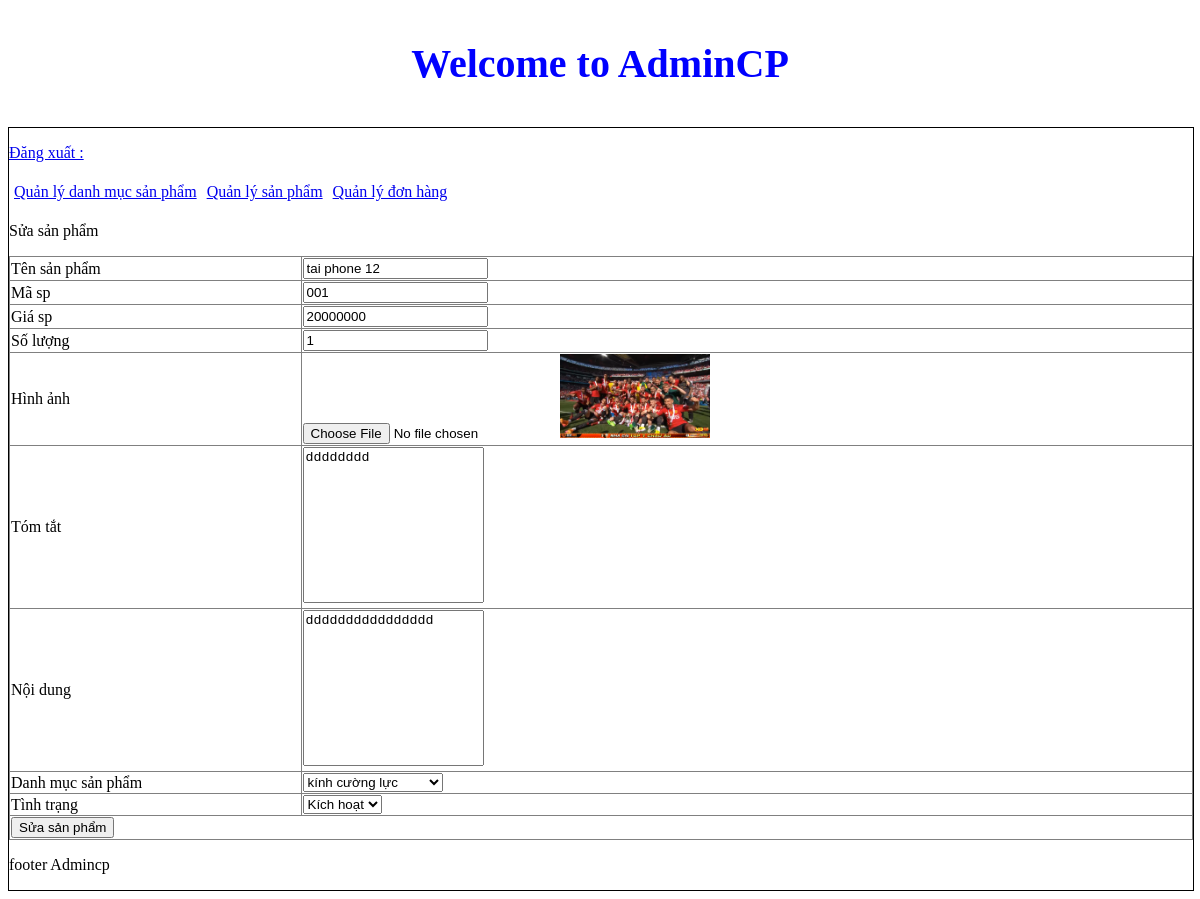
The page /admincp/index.php?action=quanlysp&query=sua&idsanpham=9 on the database its author committed.
### tables this page shows
CREATE TABLE `tbl_sanpham` (
  `id_sanpham` int(1) NOT NULL,
  `tensanpham` varchar(250) NOT NULL,
  `masp` varchar(100) NOT NULL,
  `giasp` varchar(50) NOT NULL,
  `soluong` int(11) NOT NULL,
  `hinhanh` varchar(50) NOT NULL,
  `tomtat` tinytext NOT NULL,
  `noidung` text NOT NULL,
  `tinhtrang` int(11) NOT NULL,
  `id_danhmuc` int(11) NOT NULL
);

### admincp/modules/quanlysp/sua.php (the view, shortened to what this page needs)
<?php
     $sql_sua_sp = "SELECT * FROM tbl_sanpham WHERE id_sanpham='$_GET[idsanpham]' LIMIT  1";
     $query_sua_sp = mysqli_query($mysqli,$sql_sua_sp);
?>
<p>Sửa sản phẩm</p>
<table border="1" width="100%" style="border-collapse: collapse;">
<?php
  while($row = mysqli_fetch_array($query_sua_sp)) {
?>
    <form method="POST" action="modules/quanlysp/xuly.php?idsanpham=<?php echo $row['id_sanpham'] ?>" enctype="multipart/form-data">
  <tr>
    <td>Tên sản phẩm</td>
    <td><input type="text" value="<?php echo $row['tensanpham'] ?>" name="tensanpham"></td>
  </tr>
  <tr>
    <td>Mã sp</td>
    <td><input type="text" value="<?php echo $row['masp'] ?>" name="masp"></td>
  </tr>
  <tr>
    <td>Giá sp</td>
    <td><input type="text" value="<?php echo $row['giasp'] ?>" name="giasp"></td>
  </tr>
  <tr>
    <td>Số lượng</td>
    <td><input type="text" value="<?php echo $row['soluong'] ?>" name="soluong"></td>
  </tr>
  <tr>
    <td>Hình ảnh</td>
    <td>
      <input type="file" name="hinhanh">
      <img src="modules/quanlysp/uploads/<?php echo $row['hinhanh']; ?>" width="150px">
    </td>
  </tr>
  <tr>
    <td>Tóm tắt</td>
    <td><textarea rows="10" name="tomtat" style="resize: none;"><?php echo $row['tomtat'] ?></textarea></td>
  <tr>
  <tr>
    <td>Nội dung</td>
    <td><textarea rows="10" name="noidung" style="resize: none;"><?php echo $row['noidung'] ?></textarea></td>
  <tr>
  <tr>
    <td>Danh mục sản phẩm</td>
    <td>
      <select name="danhmuc">
        <?php
        $sql_danhmuc = "SELECT * FROM tbl_danhmuc ORDER BY id_danhmuc DESC";
        $query_danhmuc = mysqli_query($mysqli,$sql_danhmuc);
        while($row_danhmuc = mysqli_fetch_array($query_danhmuc)){
           if($row_danhmuc['id_danhmuc']==$row['id_danhmuc']){
        ?>
        <option selected value="<?php echo $row_danhmuc['id_danhmuc'] ?>"><?php echo $row_danhmuc['tendanhmuc'] ?></option>
        <?php
           }else {
          ?>
              <option value="<?php echo $row_danhmuc['id_danhmuc'] ?>"><?php echo $row_danhmuc['tendanhmuc'] ?></option>
          <?php
           }
        }
        ?>
      </select>
    </td>
  </tr>
    <td>Tình trạng</td>
    <td>
      <select name="tinhtrang">
        <?php
        if($row['tinhtrang']==1){
        ?>
        <option value="1" selected>Kích hoạt</option>
        <?php
        }else{
          ?>
          <option value="1">Kích hoạt</option>
          <option value="0" selected>Ẩn</option>
          <?php
        }
        ?>
      </select>
    </td>
  </tr>
  <tr>
    <td colspan="2"><input type="submit" name="suasanpham" value="Sửa sản phẩm"></td>
  </tr>
    </form>
  <?php
  }
  ?>
</table>

### rows shown on the page
tbl_sanpham: tensanpham "tai phone 12", masp "001", giasp "20000000", soluong "1", hinhanh (picture), tomtat "dddddddd", noidung "dddddddddddddddd", tinhtrang "Kích hoạt"

### other values the page prints
form field danhmuc "kính cường lực"
